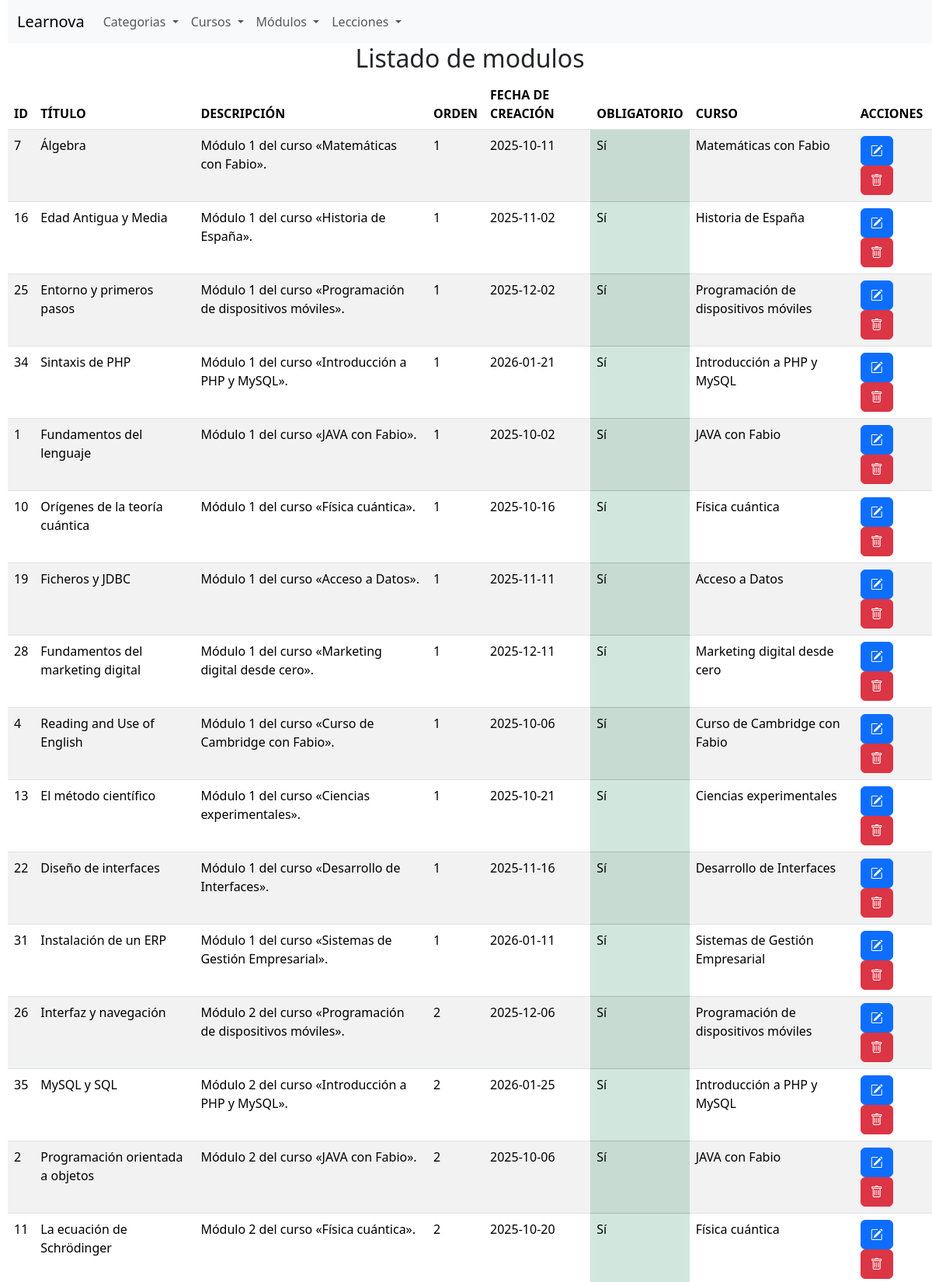
Screenshot of /listado_modulos.php (upper part) with the database file from the repository.
### tables this page shows
CREATE TABLE modulos (
    id              INT          NOT NULL AUTO_INCREMENT,
    curso_id        INT          NOT NULL,
    titulo          VARCHAR(150) NOT NULL,                   
    descripcion     VARCHAR(255) NULL,
    orden           INT          NOT NULL,                   
    obligatorio     TINYINT(1)   NOT NULL DEFAULT 1,
    fecha_creacion  DATE         NOT NULL,
    PRIMARY KEY (id),
    UNIQUE KEY uq_modulo_orden (curso_id, orden),            
    CONSTRAINT fk_modulos_curso FOREIGN KEY (curso_id)
        REFERENCES cursos (id) ON UPDATE CASCADE ON DELETE CASCADE,
    CONSTRAINT chk_modulos_orden CHECK (orden > 0)
);

CREATE TABLE cursos (
    id                INT           NOT NULL AUTO_INCREMENT,
    categoria_id      INT           NOT NULL,
    titulo            VARCHAR(150)  NOT NULL,
    descripcion       TEXT          NULL,
    nivel             ENUM('basico','intermedio','avanzado') NOT NULL DEFAULT 'basico',   
    duracion_horas    INT           NOT NULL,
    precio            DECIMAL(8,2)  NOT NULL DEFAULT 0.00,
    publicado         TINYINT(1)    NOT NULL DEFAULT 0,
    fecha_publicacion DATE          NOT NULL,
    PRIMARY KEY (id),
    KEY idx_cursos_categoria (categoria_id),
    CONSTRAINT fk_cursos_categoria FOREIGN KEY (categoria_id)
        REFERENCES categorias (id) ON UPDATE CASCADE ON DELETE RESTRICT,
    CONSTRAINT chk_cursos_precio CHECK (precio >= 0),
    CONSTRAINT chk_cursos_duracion CHECK (duracion_horas > 0)
);

### listado_modulos.php (the view, shortened to what this page needs)
<?php
$conexion = obtenerConexion();
$sql = "SELECT modulos.*, cursos.titulo AS curso_titulo
    FROM modulos
    INNER JOIN cursos ON modulos.curso_id = cursos.id
    ORDER BY modulos.orden ASC;";
$resultado = mysqli_query($conexion, $sql);
$mensaje = "<h2 class='text-center'>Listado de modulos</h2>";
$mensaje .= "<table class='table table-striped'>";
$mensaje .= "<thead><tr><th>ID</th><th>TÍTULO</th><th>DESCRIPCIÓN</th><th>ORDEN</th><th>FECHA DE CREACIÓN</th><th>OBLIGATORIO</th><th>CURSO</th><th>ACCIONES</th></tr></thead>";
$mensaje .= "<tbody>";
while ($fila = mysqli_fetch_assoc($resultado)) {
    $mensaje .= "<tr><td>" . $fila['id'] . "</td>";
    $mensaje .= "<td>" . htmlspecialchars($fila['titulo'], ENT_QUOTES, 'UTF-8') . "</td>";
    $mensaje .= "<td>" . htmlspecialchars($fila['descripcion'], ENT_QUOTES, 'UTF-8') . "</td>";
    $mensaje .= "<td>" . $fila['orden'] . "</td>";
    $mensaje .= "<td>" . htmlspecialchars($fila['fecha_creacion'], ENT_QUOTES, 'UTF-8') . "</td>";
    if ($fila['obligatorio'] == 1) {
        $mensaje .= "<td class='table-success'>Sí</td>";
    } else {
        $mensaje .= "<td class='table-danger'>No</td>";
    }
    $mensaje .= "<td>" . htmlspecialchars($fila['curso_titulo'], ENT_QUOTES, 'UTF-8') . "</td>";
    $mensaje .= "<td><form class='d-inline me-1' action='editar_modulo.php' method='post'>";
    $mensaje .= "<input type='hidden' name='modulo' value='" . htmlspecialchars(json_encode($fila), ENT_QUOTES, 'UTF-8') . "' />";
    $mensaje .= "<button name='Editar' class='btn btn-primary'><i class='bi bi-pencil-square'></i></button></form>";
    $mensaje .= "<form class='d-inline' action='proceso_borrar_modulo.php' method='post' onsubmit=\"return confirm('¿Estás seguro de que quieres eliminar este módulo?')\">";
    $mensaje .= "<input type='hidden' name='idmodulo' value='" . $fila['id']  . "' />";
    $mensaje .= "<button name='Borrar' class='btn btn-danger'><i class='bi bi-trash'></i></button></form>";
    $mensaje .= "</td></tr>";
}
$mensaje .= "</tbody></table>";
echo $mensaje;
?>

### rows the page displays
modulos: id "7", titulo "Álgebra", descripcion "Módulo 1 del curso «Matemáticas con Fabio».", orden "1", fecha_creacion "2025-10-11", obligatorio "Sí", curso.titulo "Matemáticas con Fabio"
modulos: id "16", titulo "Edad Antigua y Media", descripcion "Módulo 1 del curso «Historia de España».", orden "1", fecha_creacion "2025-11-02", obligatorio "Sí", curso.titulo "Historia de España"
modulos: id "25", titulo "Entorno y primeros pasos", descripcion "Módulo 1 del curso «Programación de dispositivos móviles».", orden "1", fecha_creacion "2025-12-02", obligatorio "Sí", curso.titulo "Programación de dispositivos móviles"
modulos: id "34", titulo "Sintaxis de PHP", descripcion "Módulo 1 del curso «Introducción a PHP y MySQL».", orden "1", fecha_creacion "2026-01-21", obligatorio "Sí", curso.titulo "Introducción a PHP y MySQL"
modulos: id "1", titulo "Fundamentos del lenguaje", descripcion "Módulo 1 del curso «JAVA con Fabio».", orden "1", fecha_creacion "2025-10-02", obligatorio "Sí", curso.titulo "JAVA con Fabio"
modulos: id "10", titulo "Orígenes de la teoría cuántica", descripcion "Módulo 1 del curso «Física cuántica».", orden "1", fecha_creacion "2025-10-16", obligatorio "Sí", curso.titulo "Física cuántica"
modulos: id "19", titulo "Ficheros y JDBC", descripcion "Módulo 1 del curso «Acceso a Datos».", orden "1", fecha_creacion "2025-11-11", obligatorio "Sí", curso.titulo "Acceso a Datos"
modulos: id "28", titulo "Fundamentos del marketing digital", descripcion "Módulo 1 del curso «Marketing digital desde cero».", orden "1", fecha_creacion "2025-12-11", obligatorio "Sí", curso.titulo "Marketing digital desde cero"
modulos: id "4", titulo "Reading and Use of English", descripcion "Módulo 1 del curso «Curso de Cambridge con Fabio».", orden "1", fecha_creacion "2025-10-06", obligatorio "Sí", curso.titulo "Curso de Cambridge con Fabio"
modulos: id "13", titulo "El método científico", descripcion "Módulo 1 del curso «Ciencias experimentales».", orden "1", fecha_creacion "2025-10-21", obligatorio "Sí", curso.titulo "Ciencias experimentales"
modulos: id "22", titulo "Diseño de interfaces", descripcion "Módulo 1 del curso «Desarrollo de Interfaces».", orden "1", fecha_creacion "2025-11-16", obligatorio "Sí", curso.titulo "Desarrollo de Interfaces"
modulos: id "31", titulo "Instalación de un ERP", descripcion "Módulo 1 del curso «Sistemas de Gestión Empresarial».", orden "1", fecha_creacion "2026-01-11", obligatorio "Sí", curso.titulo "Sistemas de Gestión Empresarial"
modulos: id "26", titulo "Interfaz y navegación", descripcion "Módulo 2 del curso «Programación de dispositivos móviles».", orden "2", fecha_creacion "2025-12-06", obligatorio "Sí", curso.titulo "Programación de dispositivos móviles"
modulos: id "35", titulo "MySQL y SQL", descripcion "Módulo 2 del curso «Introducción a PHP y MySQL».", orden "2", fecha_creacion "2026-01-25", obligatorio "Sí", curso.titulo "Introducción a PHP y MySQL"
modulos: id "2", titulo "Programación orientada a objetos", descripcion "Módulo 2 del curso «JAVA con Fabio».", orden "2", fecha_creacion "2025-10-06", obligatorio "Sí", curso.titulo "JAVA con Fabio"
modulos: id "11", titulo "La ecuación de Schrödinger", descripcion "Módulo 2 del curso «Física cuántica».", orden "2", fecha_creacion "2025-10-20", obligatorio "Sí", curso.titulo "Física cuántica"
